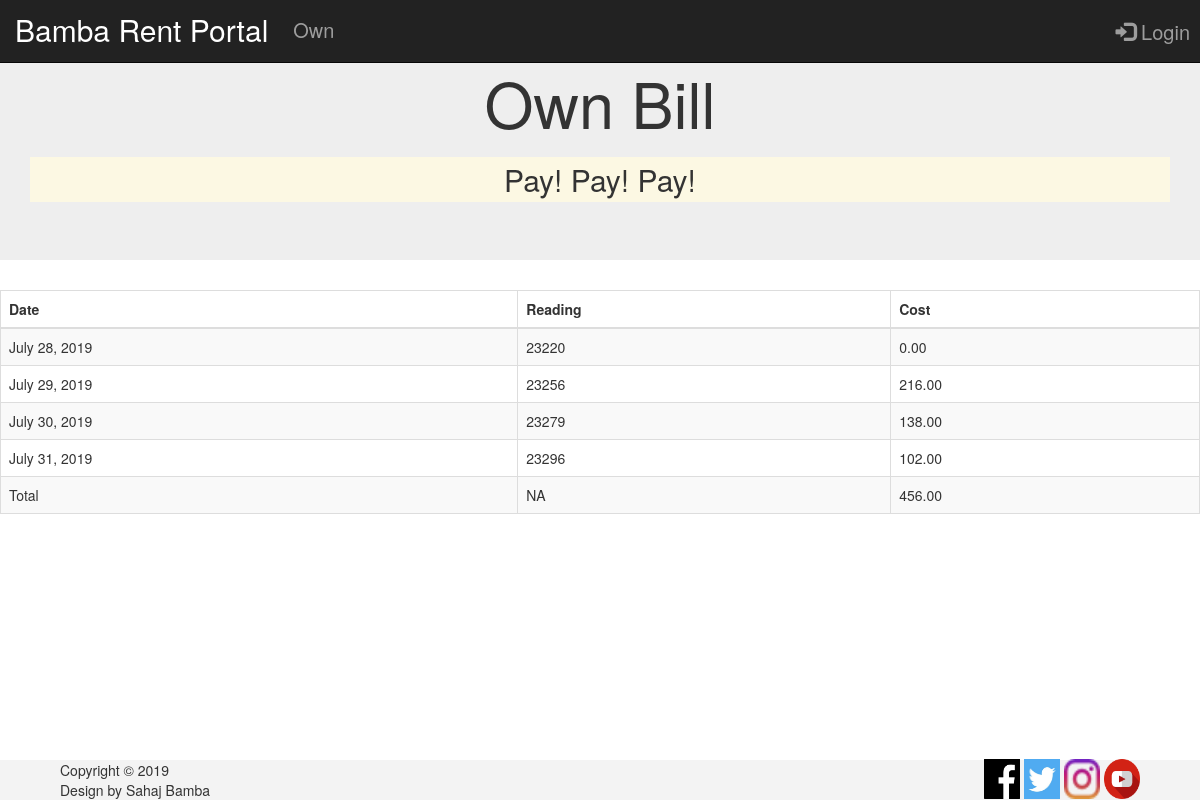
/accounts/own/ (signed in), run on the app's committed database.
### accounts/models.py (models this page shows, shortened)
class own_bill(models.Model):
    date = models.DateField(verbose_name="date")
    reading = models.IntegerField(verbose_name="reading")
    cost = models.DecimalField(verbose_name="cost", max_digits=10, decimal_places=2)
    type = models.IntegerField(verbose_name="type")

### accounts/views.py (the view)
def own(request):
    x = own_bill.objects.all().order_by("date")
    r=0
    for a in x:
       r += a.cost
    return render(request, 'accounts/own.html', {'tmp': x, 'total': r})

### accounts/templates/accounts/own.html (shortened to what this page needs)
{% extends 'base.html' %}
{% load static %}
{% block statics %}
    <link rel="stylesheet" type="text/css" href="{% static 'home_electric/stylesheet/own.css' %} " >
{% endblock %}
{% block title2 %}
    Own Bill
{% endblock %}
{% block quote %}
    Pay! Pay! Pay!
{% endblock %}
{% block content %}
    <table class="table table-bordered table-striped">
        <thead>
            <tr>
                <th>Date</th>
                <th>Reading</th>
                <th>Cost</th>
            </tr>
        </thead>
        <tbody>
        {% for i in tmp %}
            <tr>
                <td>{{ i.date }}</td>
                <td>{{ i.reading }}</td>
                <td>{{ i.cost }}</td>
            </tr>
        {% endfor %}
            <tr>
                <td>    Total   </td>
                <td>    NA      </td>
                <td>    {{ total }}</td>
            </tr>
        </tbody>
    </table>
{% endblock %}

### data on the page
own_bill: date "July 28, 2019", reading "23220", cost "0.00"
own_bill: date "July 29, 2019", reading "23256", cost "216.00"
own_bill: date "July 30, 2019", reading "23279", cost "138.00"
own_bill: date "July 31, 2019", reading "23296", cost "102.00"

### other printed values
{{ total }} "456.00"
